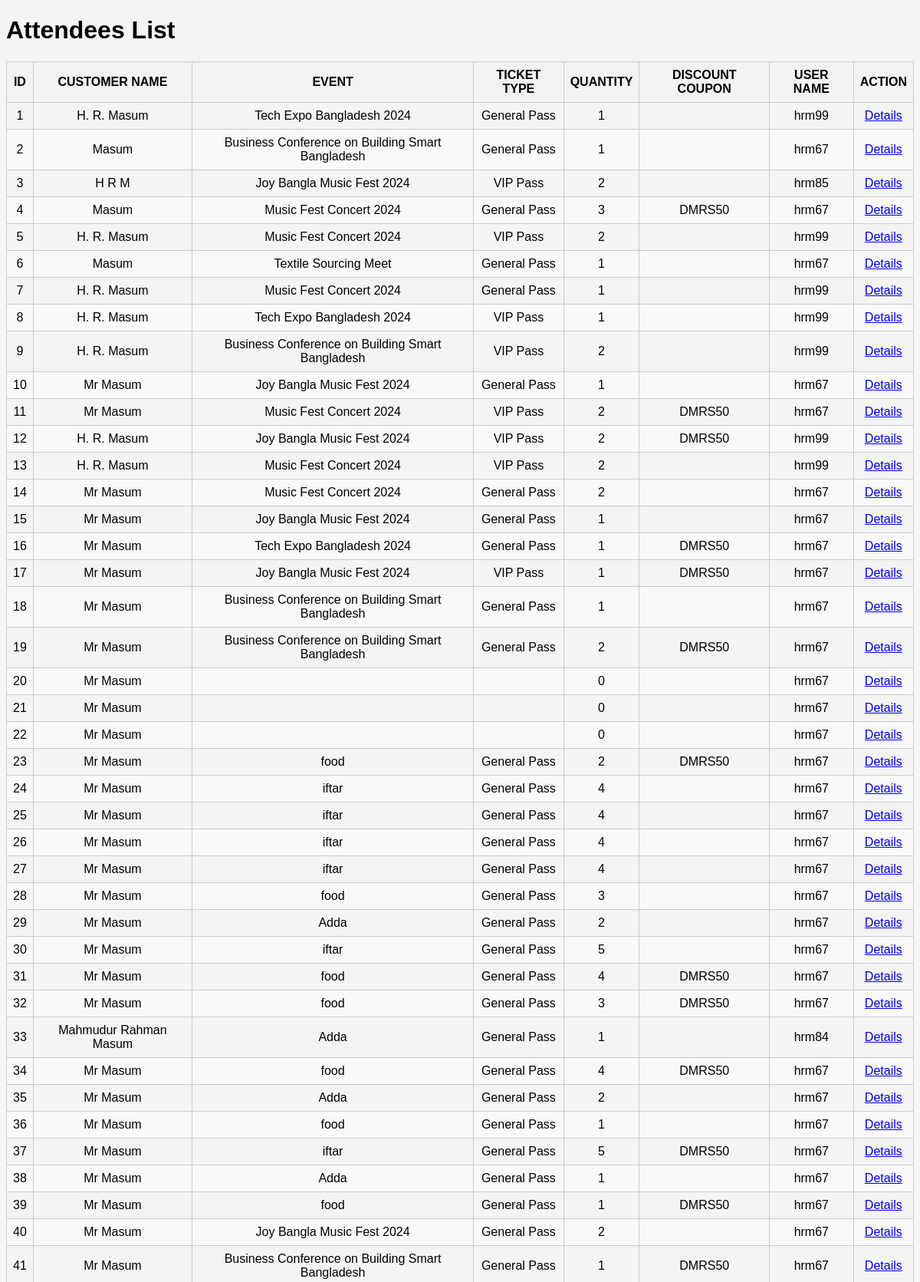
Screenshot of /view/attendeelist.php (signed in, upper part) with the database file from the repository.
### tables this page shows
CREATE TABLE `ticketsells` (
  `id` int(11) NOT NULL,
  `customer_name` varchar(255) NOT NULL,
  `event_name` varchar(255) NOT NULL,
  `ticket_type` varchar(255) NOT NULL,
  `quantity` int(11) NOT NULL,
  `discount_coupon` varchar(255) DEFAULT NULL,
  `username` varchar(128) DEFAULT NULL
);

### model/userModel.php (called while the page is built, shortened)
<?php
    function getAllattendee(){
        $con = dbConnection();
        $sql = "select * from ticketsells";
        $result = mysqli_query($con, $sql);
        $attendees = [];
        while($row = mysqli_fetch_assoc($result)){
            array_push($attendees, $row);
        }
        return $attendees;
    }
?>

### view/attendeelist.php (the view, shortened to what this page needs)
<?php
    require_once('../model/userModel.php');
    $attendees = getAllattendee();
?>
<!DOCTYPE html>
<html lang="en">
<head>
    <link rel="stylesheet" href="../assets/css/style.css">
</head>
<body>
        <h1>Attendees List</h1>
        <table class="list_table" border=1>
        <thead>
            <tr>
                <th>ID</th>
                <th>CUSTOMER NAME</th>
                <th>EVENT</th>
                <th>TICKET TYPE</th>
                <th>QUANTITY</th>
                <th>DISCOUNT COUPON</th>
                <th>USER NAME</th>
                <th>ACTION</th>
            </tr>
        </thead>
        <tbody>
            <?php foreach($attendees as $attendee): ?>
            <tr>
                <td><?= $attendee['id']; ?></td>
                <td><?= $attendee['customer_name']; ?></td>
                <td><?= $attendee['event_name']; ?></td>
                <td><?= $attendee['ticket_type']; ?></td>
                <td><?= $attendee['quantity']; ?></td>
                <td><?= $attendee['discount_coupon']; ?></td>
                <td><?= $attendee['username']; ?></td>
                <td>
                    <a href="attendeedetails.php?id=<?= $attendee['id']; ?>">Details</a>
                </td>
            </tr>
            <?php endforeach; ?>
        </tbody>
        </table>
</body>
</html>

### assets/css/style.css (style rules this page uses)
body { font-family: Arial, sans-serif; background-color: #f4f4f4; }
.list_table { width: 100%; border-collapse: collapse; }
.list_table th, .list_table td { border: 1px solid #ccc; padding: 8px; text-align: center; }
.list_table th { background-color: #f2f2f2; }
.list_table tr:nth-child(even) { background-color: #f9f9f9; }

### rows the page displays
ticketsells: id "1", customer_name "H. R. Masum", event_name "Tech Expo Bangladesh 2024", ticket_type "General Pass", quantity "1", username "hrm99"
ticketsells: id "2", customer_name "Masum", event_name "Business Conference on Building Smart Bangladesh", ticket_type "General Pass", quantity "1", username "hrm67"
ticketsells: id "3", customer_name "H R M", event_name "Joy Bangla Music Fest 2024", ticket_type "VIP Pass", quantity "2", username "hrm85"
ticketsells: id "4", customer_name "Masum", event_name "Music Fest Concert 2024", ticket_type "General Pass", quantity "3", discount_coupon "DMRS50", username "hrm67"
ticketsells: id "5", customer_name "H. R. Masum", event_name "Music Fest Concert 2024", ticket_type "VIP Pass", quantity "2", username "hrm99"
ticketsells: id "6", customer_name "Masum", event_name "Textile Sourcing Meet", ticket_type "General Pass", quantity "1", username "hrm67"
ticketsells: id "7", customer_name "H. R. Masum", event_name "Music Fest Concert 2024", ticket_type "General Pass", quantity "1", username "hrm99"
ticketsells: id "8", customer_name "H. R. Masum", event_name "Tech Expo Bangladesh 2024", ticket_type "VIP Pass", quantity "1", username "hrm99"
ticketsells: id "9", customer_name "H. R. Masum", event_name "Business Conference on Building Smart Bangladesh", ticket_type "VIP Pass", quantity "2", username "hrm99"
ticketsells: id "10", customer_name "Mr Masum", event_name "Joy Bangla Music Fest 2024", ticket_type "General Pass", quantity "1", username "hrm67"
ticketsells: id "11", customer_name "Mr Masum", event_name "Music Fest Concert 2024", ticket_type "VIP Pass", quantity "2", discount_coupon "DMRS50", username "hrm67"
ticketsells: id "12", customer_name "H. R. Masum", event_name "Joy Bangla Music Fest 2024", ticket_type "VIP Pass", quantity "2", discount_coupon "DMRS50", username "hrm99"
ticketsells: id "13", customer_name "H. R. Masum", event_name "Music Fest Concert 2024", ticket_type "VIP Pass", quantity "2", username "hrm99"
ticketsells: id "14", customer_name "Mr Masum", event_name "Music Fest Concert 2024", ticket_type "General Pass", quantity "2", username "hrm67"
ticketsells: id "15", customer_name "Mr Masum", event_name "Joy Bangla Music Fest 2024", ticket_type "General Pass", quantity "1", username "hrm67"
ticketsells: id "16", customer_name "Mr Masum", event_name "Tech Expo Bangladesh 2024", ticket_type "General Pass", quantity "1", discount_coupon "DMRS50", username "hrm67"
ticketsells: id "17", customer_name "Mr Masum", event_name "Joy Bangla Music Fest 2024", ticket_type "VIP Pass", quantity "1", discount_coupon "DMRS50", username "hrm67"
ticketsells: id "18", customer_name "Mr Masum", event_name "Business Conference on Building Smart Bangladesh", ticket_type "General Pass", quantity "1", username "hrm67"
ticketsells: id "19", customer_name "Mr Masum", event_name "Business Conference on Building Smart Bangladesh", ticket_type "General Pass", quantity "2", discount_coupon "DMRS50", username "hrm67"
ticketsells: id "20", customer_name "Mr Masum", quantity "0", username "hrm67"
ticketsells: id "21", customer_name "Mr Masum", quantity "0", username "hrm67"
ticketsells: id "22", customer_name "Mr Masum", quantity "0", username "hrm67"
ticketsells: id "23", customer_name "Mr Masum", event_name "food", ticket_type "General Pass", quantity "2", discount_coupon "DMRS50", username "hrm67"
ticketsells: id "24", customer_name "Mr Masum", event_name "iftar", ticket_type "General Pass", quantity "4", username "hrm67"
ticketsells: id "25", customer_name "Mr Masum", event_name "iftar", ticket_type "General Pass", quantity "4", username "hrm67"
ticketsells: id "26", customer_name "Mr Masum", event_name "iftar", ticket_type "General Pass", quantity "4", username "hrm67"
ticketsells: id "27", customer_name "Mr Masum", event_name "iftar", ticket_type "General Pass", quantity "4", username "hrm67"
ticketsells: id "28", customer_name "Mr Masum", event_name "food", ticket_type "General Pass", quantity "3", username "hrm67"
ticketsells: id "29", customer_name "Mr Masum", event_name "Adda", ticket_type "General Pass", quantity "2", username "hrm67"
ticketsells: id "30", customer_name "Mr Masum", event_name "iftar", ticket_type "General Pass", quantity "5", username "hrm67"
ticketsells: id "31", customer_name "Mr Masum", event_name "food", ticket_type "General Pass", quantity "4", discount_coupon "DMRS50", username "hrm67"
ticketsells: id "32", customer_name "Mr Masum", event_name "food", ticket_type "General Pass", quantity "3", discount_coupon "DMRS50", username "hrm67"
ticketsells: id "33", customer_name "Mahmudur Rahman Masum", event_name "Adda", ticket_type "General Pass", quantity "1", username "hrm84"
ticketsells: id "34", customer_name "Mr Masum", event_name "food", ticket_type "General Pass", quantity "4", discount_coupon "DMRS50", username "hrm67"
ticketsells: id "35", customer_name "Mr Masum", event_name "Adda", ticket_type "General Pass", quantity "2", username "hrm67"
ticketsells: id "36", customer_name "Mr Masum", event_name "food", ticket_type "General Pass", quantity "1", username "hrm67"
ticketsells: id "37", customer_name "Mr Masum", event_name "iftar", ticket_type "General Pass", quantity "5", discount_coupon "DMRS50", username "hrm67"
ticketsells: id "38", customer_name "Mr Masum", event_name "Adda", ticket_type "General Pass", quantity "1", username "hrm67"
ticketsells: id "39", customer_name "Mr Masum", event_name "food", ticket_type "General Pass", quantity "1", discount_coupon "DMRS50", username "hrm67"
ticketsells: id "40", customer_name "Mr Masum", event_name "Joy Bangla Music Fest 2024", ticket_type "General Pass", quantity "2", username "hrm67"
ticketsells: id "41", customer_name "Mr Masum", event_name "Business Conference on Building Smart Bangladesh", ticket_type "General Pass", quantity "1", discount_coupon "DMRS50", username "hrm67"
